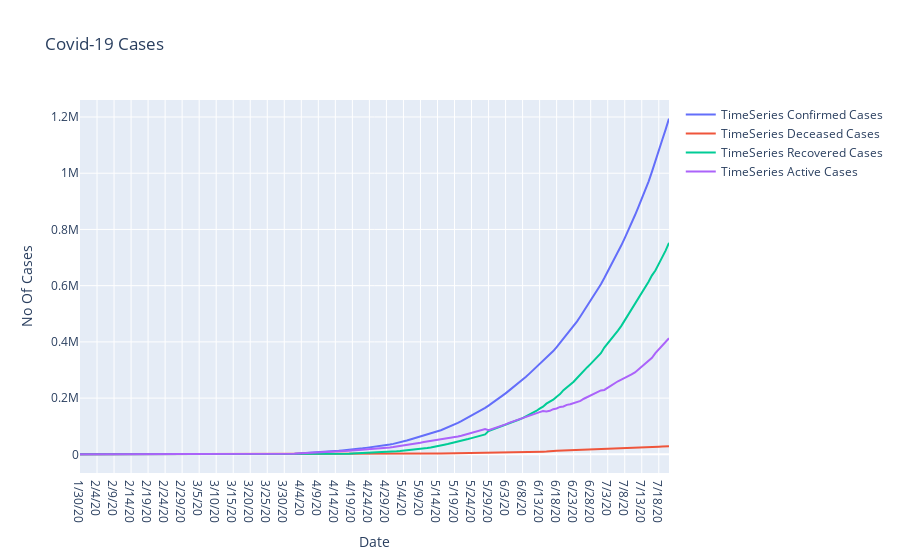

The cell this chart's notebook holds for it:
### Code cell
fig = go.Figure()


fig.add_trace(go.Scatter(x=df1['date'], y=df1['cases'],
                    mode='lines',
                    name='TimeSeries Confirmed Cases'))
fig.add_trace(go.Scatter(x=df1['date'], y=df1['deaths'],
                    mode='lines',
                    name='TimeSeries Deceased Cases'))
fig.add_trace(go.Scatter(x=df1['date'], y=df1['recovered'],
                    mode='lines',
                    name='TimeSeries Recovered Cases'))

fig.add_trace(go.Scatter(x=df1['date'], y=df1['active'],
                    mode='lines',
                    name='TimeSeries Active Cases'))
fig.update_layout(title='Covid-19 Cases',
                   xaxis_title='Date',
                   yaxis_title='No Of Cases')
fig.show()

### Figure 1 — Plotly figure (JSON) as saved in the notebook; plotly's stock layout.template omitted (floating-point values rounded to 4 significant figures; data arrays with more than 128 entries replaced by an {"elided": "..."} marker saying what was removed)
{"data": [{"mode": "lines", "name": "TimeSeries Confirmed Cases", "type": "scatter", "x": {"elided": "174 str values"}, "y": {"elided": "174 int values"}}, {"mode": "lines", "name": "TimeSeries Deceased Cases", "type": "scatter", "x": {"elided": "174 str values"}, "y": {"elided": "174 int values"}}, {"mode": "lines", "name": "TimeSeries Recovered Cases", "type": "scatter", "x": {"elided": "174 str values"}, "y": {"elided": "174 int values"}}, {"mode": "lines", "name": "TimeSeries Active Cases", "type": "scatter", "x": {"elided": "174 str values"}, "y": {"elided": "174 int values"}}], "layout": {"title": {"text": "Covid-19 Cases"}, "xaxis": {"title": {"text": "Date"}}, "yaxis": {"title": {"text": "No Of Cases"}}}}
